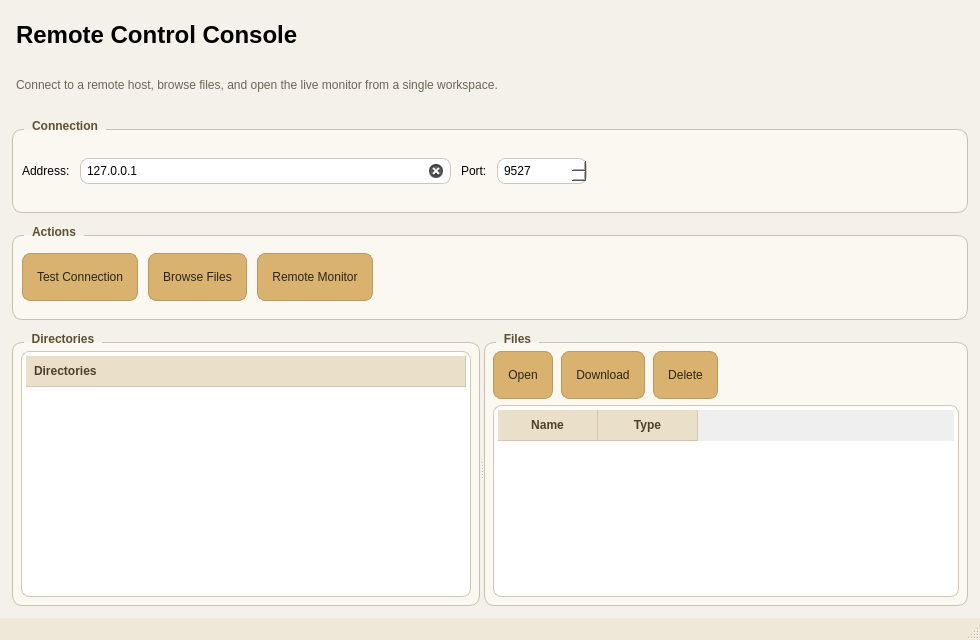
<?xml version="1.0" encoding="UTF-8"?>
<ui version="4.0">
 <class>MainWindow</class>
 <widget class="QMainWindow" name="MainWindow">
  <property name="geometry">
   <rect>
    <x>0</x>
    <y>0</y>
    <width>980</width>
    <height>640</height>
   </rect>
  </property>
  <property name="windowTitle">
   <string>Remote Control Client - Qt</string>
  </property>
  <property name="styleSheet">
   <string notr="true">QMainWindow {
    background: #f4f1ea;
}
QGroupBox {
    border: 1px solid #c9c0af;
    border-radius: 10px;
    margin-top: 10px;
    background: #fbf8f2;
    font-weight: 600;
}
QGroupBox::title {
    subcontrol-origin: margin;
    left: 12px;
    padding: 0 6px 0 6px;
    color: #5e5033;
}
QPushButton {
    min-height: 34px;
    padding: 6px 14px;
    border-radius: 8px;
    border: 1px solid #b89a63;
    background: #d8b26e;
    color: #2d2418;
}
QPushButton:hover {
    background: #e3bf7d;
}
QPushButton:pressed {
    background: #c79f57;
}
QPushButton:disabled {
    background: #dccfb4;
    border: 1px solid #c9bea8;
    color: #8e8472;
}
QLineEdit, QSpinBox, QTreeWidget, QTableWidget {
    border: 1px solid #cfc6b6;
    border-radius: 8px;
    background: white;
    padding: 4px;
}
QTreeWidget:disabled, QTableWidget:disabled, QLineEdit:disabled, QSpinBox:disabled {
    background: #f0ebe2;
    color: #8e8472;
}
QTreeWidget, QTableWidget {
    alternate-background-color: #f7f2e8;
}
QHeaderView::section {
    background: #eadfc8;
    color: #4d4029;
    border: none;
    border-right: 1px solid #d6c8ae;
    border-bottom: 1px solid #d6c8ae;
    padding: 6px 8px;
    font-weight: 600;
}
QStatusBar {
    background: #efe7d7;
}</string>
  </property>
  <widget class="QWidget" name="centralwidget">
   <layout class="QVBoxLayout" name="rootLayout">
    <property name="spacing">
     <number>12</number>
    </property>
    <property name="leftMargin">
     <number>12</number>
    </property>
    <property name="topMargin">
     <number>12</number>
    </property>
    <property name="rightMargin">
     <number>12</number>
    </property>
    <property name="bottomMargin">
     <number>12</number>
    </property>
    <item>
     <widget class="QFrame" name="heroFrame">
      <property name="frameShape">
       <enum>QFrame::NoFrame</enum>
      </property>
      <layout class="QVBoxLayout" name="heroLayout">
       <property name="leftMargin">
        <number>4</number>
       </property>
       <property name="topMargin">
        <number>0</number>
       </property>
       <property name="rightMargin">
        <number>4</number>
       </property>
       <property name="bottomMargin">
        <number>0</number>
       </property>
       <item>
        <widget class="QLabel" name="titleLabel">
         <property name="font">
          <font>
           <pointsize>18</pointsize>
           <bold>true</bold>
          </font>
         </property>
         <property name="text">
          <string>Remote Control Console</string>
         </property>
        </widget>
       </item>
       <item>
        <widget class="QLabel" name="subtitleLabel">
         <property name="styleSheet">
          <string notr="true">color: #6e6456;</string>
         </property>
         <property name="text">
          <string>Connect to a remote host, browse files, and open the live monitor from a single workspace.</string>
         </property>
         <property name="wordWrap">
          <bool>true</bool>
         </property>
        </widget>
       </item>
      </layout>
     </widget>
    </item>
    <item>
     <widget class="QGroupBox" name="connectionGroupBox">
      <property name="title">
       <string>Connection</string>
      </property>
      <layout class="QHBoxLayout" name="connectionLayout">
       <property name="spacing">
        <number>10</number>
       </property>
       <item>
        <widget class="QLabel" name="hostLabel">
         <property name="text">
          <string>Address:</string>
         </property>
        </widget>
       </item>
       <item>
        <widget class="QLineEdit" name="hostEdit">
         <property name="minimumSize">
          <size>
           <width>180</width>
           <height>0</height>
          </size>
         </property>
         <property name="placeholderText">
          <string>Example: 127.0.0.1</string>
         </property>
         <property name="text">
          <string>127.0.0.1</string>
         </property>
         <property name="clearButtonEnabled">
          <bool>true</bool>
         </property>
        </widget>
       </item>
       <item>
        <widget class="QLabel" name="portLabel">
         <property name="text">
          <string>Port:</string>
         </property>
        </widget>
       </item>
       <item>
        <widget class="QSpinBox" name="portSpin">
         <property name="minimumSize">
          <size>
           <width>90</width>
           <height>0</height>
          </size>
         </property>
         <property name="minimum">
          <number>1</number>
         </property>
         <property name="maximum">
          <number>65535</number>
         </property>
         <property name="value">
          <number>9527</number>
         </property>
        </widget>
       </item>
       <item>
        <spacer name="connectionSpacer">
         <property name="orientation">
          <enum>Qt::Horizontal</enum>
         </property>
         <property name="sizeHint" stdset="0">
          <size>
           <width>20</width>
           <height>20</height>
          </size>
         </property>
        </spacer>
       </item>
      </layout>
     </widget>
    </item>
    <item>
     <widget class="QGroupBox" name="actionsGroupBox">
      <property name="title">
       <string>Actions</string>
      </property>
      <layout class="QHBoxLayout" name="actionsLayout">
       <property name="spacing">
        <number>10</number>
       </property>
       <item>
        <widget class="QPushButton" name="testButton">
         <property name="text">
          <string>Test Connection</string>
         </property>
        </widget>
       </item>
       <item>
        <widget class="QPushButton" name="refreshButton">
         <property name="text">
          <string>Browse Files</string>
         </property>
        </widget>
       </item>
       <item>
        <widget class="QPushButton" name="watchButton">
         <property name="text">
          <string>Remote Monitor</string>
         </property>
        </widget>
       </item>
       <item>
        <spacer name="actionsSpacer">
         <property name="orientation">
          <enum>Qt::Horizontal</enum>
         </property>
         <property name="sizeHint" stdset="0">
          <size>
           <width>40</width>
           <height>20</height>
          </size>
         </property>
        </spacer>
       </item>
      </layout>
     </widget>
    </item>
    <item>
     <widget class="QSplitter" name="mainSplitter">
      <property name="orientation">
       <enum>Qt::Horizontal</enum>
      </property>
      <property name="childrenCollapsible">
       <bool>false</bool>
      </property>
      <widget class="QGroupBox" name="directoryGroupBox">
       <property name="title">
        <string>Directories</string>
       </property>
       <layout class="QVBoxLayout" name="directoryLayout">
        <property name="leftMargin">
         <number>8</number>
        </property>
        <property name="topMargin">
         <number>8</number>
        </property>
        <property name="rightMargin">
         <number>8</number>
        </property>
        <property name="bottomMargin">
         <number>8</number>
        </property>
        <item>
         <widget class="QTreeWidget" name="treeWidget">
          <property name="alternatingRowColors">
           <bool>true</bool>
          </property>
          <property name="animated">
           <bool>true</bool>
          </property>
          <property name="uniformRowHeights">
           <bool>true</bool>
          </property>
          <column>
           <property name="text">
            <string>Directories</string>
           </property>
          </column>
         </widget>
        </item>
       </layout>
      </widget>
      <widget class="QGroupBox" name="fileGroupBox">
       <property name="title">
        <string>Files</string>
       </property>
       <layout class="QVBoxLayout" name="fileLayout">
        <property name="leftMargin">
         <number>8</number>
        </property>
        <property name="topMargin">
         <number>8</number>
        </property>
        <property name="rightMargin">
         <number>8</number>
        </property>
        <property name="bottomMargin">
         <number>8</number>
        </property>
        <item>
         <layout class="QHBoxLayout" name="fileActionLayout">
          <property name="spacing">
           <number>8</number>
          </property>
          <item>
           <widget class="QPushButton" name="openFileButton">
            <property name="text">
             <string>Open</string>
            </property>
           </widget>
          </item>
          <item>
           <widget class="QPushButton" name="downloadFileButton">
            <property name="text">
             <string>Download</string>
            </property>
           </widget>
          </item>
          <item>
           <widget class="QPushButton" name="deleteFileButton">
            <property name="text">
             <string>Delete</string>
            </property>
           </widget>
          </item>
          <item>
           <spacer name="fileActionSpacer">
            <property name="orientation">
             <enum>Qt::Horizontal</enum>
            </property>
            <property name="sizeHint" stdset="0">
             <size>
              <width>40</width>
              <height>20</height>
             </size>
            </property>
           </spacer>
          </item>
         </layout>
        </item>
        <item>
         <widget class="QTableWidget" name="fileTable">
          <property name="contextMenuPolicy">
           <enum>Qt::CustomContextMenu</enum>
          </property>
          <property name="alternatingRowColors">
           <bool>true</bool>
          </property>
          <property name="editTriggers">
           <set>QAbstractItemView::NoEditTriggers</set>
          </property>
          <property name="selectionBehavior">
           <enum>QAbstractItemView::SelectRows</enum>
          </property>
          <property name="selectionMode">
           <enum>QAbstractItemView::SingleSelection</enum>
          </property>
          <property name="showGrid">
           <bool>false</bool>
          </property>
          <property name="sortingEnabled">
           <bool>false</bool>
          </property>
          <column>
           <property name="text">
            <string>Name</string>
           </property>
          </column>
          <column>
           <property name="text">
            <string>Type</string>
           </property>
          </column>
         </widget>
        </item>
       </layout>
      </widget>
     </widget>
    </item>
   </layout>
  </widget>
  <widget class="QStatusBar" name="statusbar"/>
 </widget>
 <resources/>
 <connections/>
</ui>
